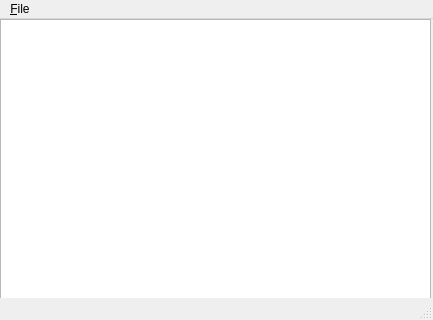
<?xml version="1.0" encoding="UTF-8"?>
<ui version="4.0">
 <class>MainWin</class>
 <widget class="QMainWindow" name="MainWin">
  <property name="geometry">
   <rect>
    <x>0</x>
    <y>0</y>
    <width>433</width>
    <height>320</height>
   </rect>
  </property>
  <property name="minimumSize">
   <size>
    <width>433</width>
    <height>320</height>
   </size>
  </property>
  <property name="windowTitle">
   <string>Projects window</string>
  </property>
  <widget class="QWidget" name="centralWidget">
   <widget class="ProjectListWgt" name="projList">
    <property name="geometry">
     <rect>
      <x>0</x>
      <y>0</y>
      <width>431</width>
      <height>281</height>
     </rect>
    </property>
    <property name="sizePolicy">
     <sizepolicy hsizetype="Expanding" vsizetype="Expanding">
      <horstretch>0</horstretch>
      <verstretch>0</verstretch>
     </sizepolicy>
    </property>
    <property name="gridSize">
     <size>
      <width>3</width>
      <height>15</height>
     </size>
    </property>
    <property name="modelColumn">
     <number>0</number>
    </property>
    <property name="sortingEnabled">
     <bool>false</bool>
    </property>
   </widget>
  </widget>
  <widget class="QMenuBar" name="menuBar">
   <property name="geometry">
    <rect>
     <x>0</x>
     <y>0</y>
     <width>433</width>
     <height>20</height>
    </rect>
   </property>
   <widget class="QMenu" name="menuFile">
    <property name="title">
     <string>&amp;File</string>
    </property>
    <addaction name="actionNew_project"/>
    <addaction name="actionAdd_project"/>
   </widget>
   <addaction name="menuFile"/>
  </widget>
  <widget class="QStatusBar" name="statusBar"/>
  <action name="actionNew_project">
   <property name="text">
    <string>&amp;New project</string>
   </property>
  </action>
  <action name="actionAdd_project">
   <property name="text">
    <string>&amp;Add project</string>
   </property>
  </action>
 </widget>
 <layoutdefault spacing="6" margin="11"/>
 <customwidgets>
  <customwidget>
   <class>ProjectListWgt</class>
   <extends>QListWidget</extends>
   <header>mainwin.h</header>
  </customwidget>
 </customwidgets>
 <resources/>
 <connections/>
</ui>
